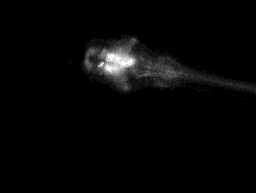
#> input picture Image_20449.tif, 256 x 193 px, shrunk from 1376 x 1038 before the run
$ jupyter execute --allow-errors 'Rigid Registration.ipynb'   (shell and % lines are left out)
#> lines starting #> are read from the running program, lines starting #| are printed output that depends on the picture; long printed decimals are rounded
# Assignment 5 - Rigid Registration

[cell 1]
## Import Libraries
import numpy as np
from PIL import Image

import imageio

#
import matplotlib.pyplot as plt


import warnings
warnings.filterwarnings('ignore')


plt.style.use("fivethirtyeight")

## Part 1

Part A

Find the centers of mass of the static and moving zebrafish.

Static Image_20449.tif

Moving Image_20450.tif

Align the centers of mass.

Start rotating around the center of mass of the static and measuring SSD (theta).

After you find the angle where SSD is minimized start translating (t_x and ty).

Plot SSD for theta, tx and ty.

You can use scipy.ndimage (affine_transform or rotate/shift functions).

[cell 2]
"""
Read image
"""
def read_image(file):
#> called with file = 'Image_20449.tif'
    image = imageio.imread(file)
#> image is the input picture: shape (193, 256) uint16; min 85, max 4095, mean 262.7
#> call 2 of read_image, with file = 'Image_20450.tif'
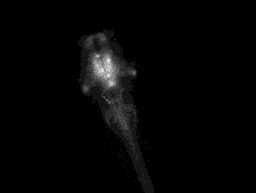
#> input picture Image_20450.tif, 256 x 193 px, shrunk from 1376 x 1038 before the run
#> in read_image, image is the input picture: shape (193, 256) uint16; min 71, max 3097, mean 227.7
    return image

"""
Show image
"""
def show_image(image,title=""):
    plt.imshow(image)
    plt.title(title)
    plt.axis("off")
    plt.show()


"""
Plot two images
"""
def plot_two_images(static, moving, text=""):
#> called with text = ''
    fig = plt.figure()
    plt.subplot(1,2,1)
    plt.imshow(static)
    plt.title("Static image")
    plt.axis("off")
    plt.subplot(1,2,2)
    plt.imshow(moving)
    plt.title("Moving image" + " " + text)
    plt.axis("off")
    plt.show()


# image1
image1 = read_image("Image_20449.tif")
image2 = read_image("Image_20450.tif")

plot_two_images(image1, image2)

[cell 3]
static = np.copy(image1)
moving = np.copy(image2)

### Threshold Image

[cell 4]
## Threshold image
def threshold_image(im):
    im[im<np.mean(im)]=0
    return im

static = threshold_image(static)
moving = threshold_image(moving)

plot_two_images(image1, image2)

### Compute and Shift - Center of Mass

[cell 5]
import scipy.ndimage as ndimage
center_of_mass = lambda c: ndimage.center_of_mass(c)

c_static = center_of_mass(static)
#> c_static = (65.25, 133.4)
c_moving = center_of_mass(moving)
#> c_moving = (89.39, 112.1)
print(f"center of mass of static image:{c_static}\ncenter of mass of moving image: {c_moving}")
#| center of mass of static image:(65.245, 133.450)
#| center of mass of moving image: (89.388, 112.111)

[cell 6]
## shift by center of mass
def shift_by_com(static, moving):
    c_s = center_of_mass(static)
#> c_s = (65.25, 133.4)
    c_m = center_of_mass(moving)
#> c_m = (89.39, 112.1)
    shift = (c_s[0] - c_m[0],c_s[1] - c_m[1])
#> shift = (-24.14, 21.34)
    shifted = ndimage.shift(moving, shift)
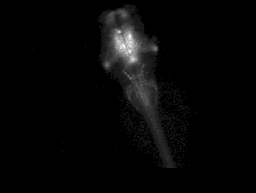
#> shifted: shape (193, 256) uint16; min 0, max 3007, mean 80.1; drawn with min black and max white
    return shifted

moving = shift_by_com(static, moving)
c_static = center_of_mass(static)
c_moving = center_of_mass(moving)
#> c_moving = (65.45, 133.5)
print(f"center of mass of static image:{c_static}\ncenter of mass of moving image: {c_moving}")
#| center of mass of static image:(65.245, 133.450)
#| center of mass of moving image: (65.447, 133.523)

## Images after shifting center of mass of moving to align with static

[cell 7]
## show_images
plot_two_images(static, moving, text="")
#> call 3 of plot_two_images, with text = ''
#> in plot_two_images (call 3), `plt.show()`:
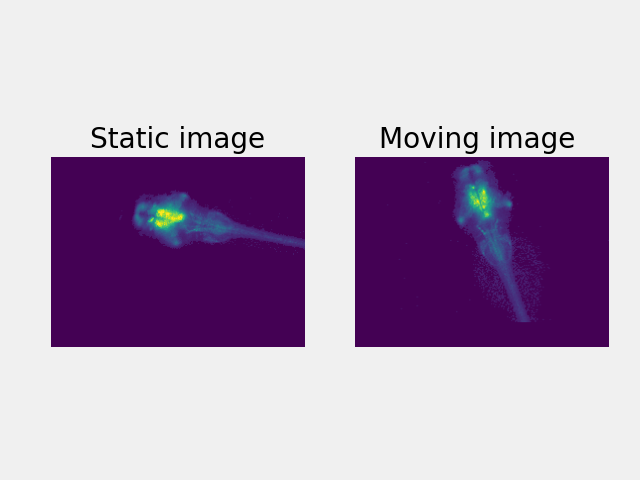
#> figure drawn by matplotlib, 2 panels

### Start rotating around the center of mass of the static and measuring SSD (theta).

[cell 8]
"""
SSD metric
"""
def compute_ssd(im1, im2):
    img1 = np.copy(im1)
    img2 = np.copy(im2)
    shape_0 = min(im1.shape[0],im2.shape[0])
    shape_1 = min(im1.shape[1],im2.shape[1])
    metric =  -1*np.mean((img1[:shape_0,:shape_1]-img2[:shape_0,:shape_1])**2)
    return metric

## 1. Computing Rotations

[cell 9]
"""
Stack overflow:
https://stackoverflow.com/questions/25458442/rotate-a-2d-image-around-specified-origin-in-python
"""
def rotateImage(img, angle, pivot):
    padX = [img.shape[1] - pivot[0], pivot[0]]
    padY = [img.shape[0] - pivot[1], pivot[1]]
    pad_width = np.array([padY, padX],dtype='i')
    imgP = np.pad(img, pad_width, 'constant')
    imgR = ndimage.rotate(imgP, angle,order=2)
    return imgR[int(padY[0]) : -int(padY[1]), int(padX[0]) : -int(padX[1])]

"""
Rotate image
"""
def rotate(image,angle):
    rotated = np.copy(image)
    rotated = ndimage.rotate(rotated, angle)
    return rotated

rotations = np.arange(0,200,2)
ssd_values = []
for angle in rotations:
    rotated = rotateImage(moving, angle,c_moving)
    metric = compute_ssd(static,rotated)
    ssd_values.append(metric)
#> this loop made 100 passes
#> metric on passes 1 to 12: -5802.8, -5776.3, -5665.3, -5578.8, -5652.9, -5905.4, -6060.9, -6339, -6508.3, -6644.4, -6844.3, -6925.7
#> pass 1, in rotateImage, `imgP = np.pad(img, pad_width, 'constant')`:
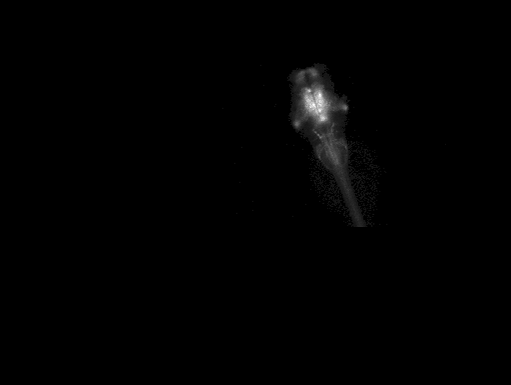
#> imgP: shape (385, 511) uint16; min 0, max 3007, mean 20.1; drawn with min black and max white
#> pass 2, `rotated = rotateImage(moving, angle,c_moving)`:
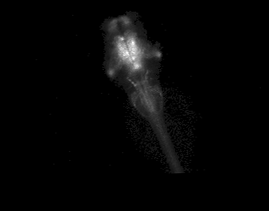
#> rotated: shape (211, 269) uint16; min 0, max 3009, mean 69.9; drawn with min black and max white
#> after the loop, ssd_values = 100 values, max -3283.3 at index 99, min -7545.2 at index 32, mean -5289.7

[cell 10]
plt.plot(rotations, ssd_values)
plt.title("SSD plot for rotations")
plt.show()
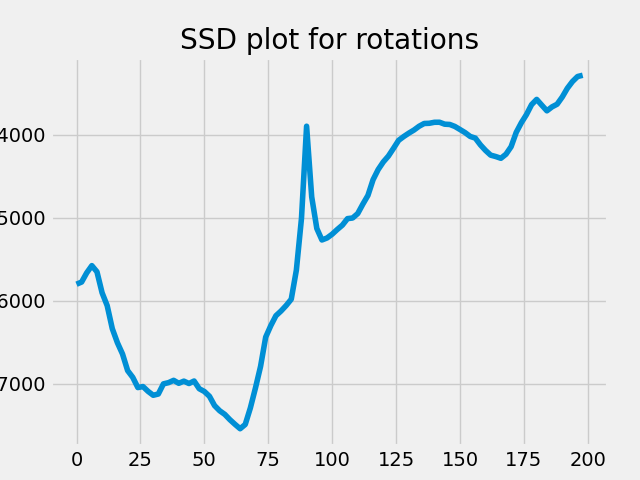
#> figure drawn by matplotlib, 1 panel; curve peaks at x = 198, y = -3283.3

### rotate image:

[cell 11]
min_rotation_angle = np.argmin(ssd_values)
#> min_rotation_angle = 32
print(f"min rotation occurs at: {rotations[int(min_rotation_angle)]}")
#| min rotation occurs at: 64

[cell 12]
rotated_moving_images = np.copy(moving)
rotated = rotateImage(moving,64,c_moving)
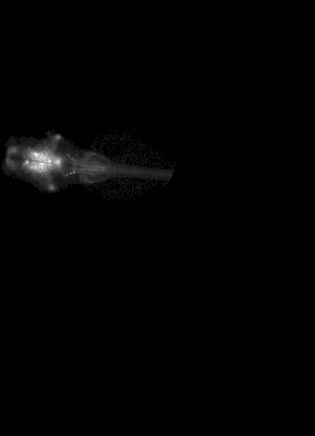
#> rotated: shape (436, 315) uint16; min 0, max 3055, mean 28.9; drawn with min black and max white
plot_two_images(static, rotated, ":rotated by 64")

## 2. Computing translation coordinates

### Linear translations

### Translation

[cell 13]
import numpy as np
def linear_x_translation(image, shift):
    ty,tx = shift
    trans_image = ndimage.affine_transform(moving, [1, 1], [-ty, -tx], order=2)
    return trans_image

mse_values = []
X, Y = np.meshgrid(np.linspace(-20, 10, 50),np.linspace(-25,10,50))
miny,minx = (0,0)
min_mismatch = 9999
cnt = 0
translations = np.rec.fromarrays([X,Y], names='x,y')

for  (ty,tx) in np.ravel(translations):
    shifted = linear_x_translation(moving, (ty,tx))
    mismatch = compute_ssd(shifted, static)
    cnt+=1
    if mismatch<min_mismatch:
        min_mismatch = mismatch
        miny,minx = (ty,tx)
    mse_values.append(mismatch)
#> this loop made 2500 passes
#> (metric in compute_ssd, mismatch, min_mismatch) on passes 1, 2, 3, 4, 7, 10, 12, 15, 17, 21, 40, 41: (-5640.7, -5640.7, -5640.7), (-5705.3, -5705.3, -5705.3), (-5716, -5716, -5716), (-5766.2, -5766.2, -5766.2), (-5838.5, -5838.5, -5838.5), (-5860, -5860, -5860), (-5924.4, -5924.4, -5924.4), (-5947.6, -5947.6, -5947.6), (-6008.7, -6008.7, -6008.7), (-6023, -6023, -6023), (-6057.3, -6057.3, -6057.3), (-6057.5, -6057.5, -6057.5)
#> (metric in compute_ssd, mismatch) on passes 5, 6, 8, 9, 11, 13: (-5723.3, -5723.3), (-5683.4, -5683.4), (-5777.1, -5777.1), (-5802.6, -5802.6), (-5823.9, -5823.9), (-5884.1, -5884.1)
#> pass 1, in linear_x_translation, `trans_image = ndimage.affine_transform(moving, [1, 1], [-ty, -tx], ord..`:
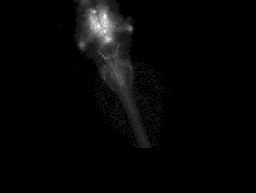
#> trans_image: shape (193, 256) uint16; min 0, max 3007, mean 75.5; drawn with min black and max white
#> after the loop:
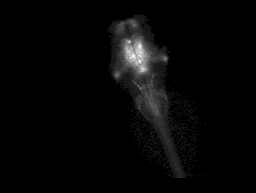
#> shifted: shape (193, 256) uint16; min 0, max 3007, mean 80.1; drawn with min black and max white

[cell 14]
print(f"Min values {miny,minx}, number of points tested {cnt}")
#| Min values (8.163, -24.286), number of points tested 2500

### Translate

[cell 15]
translated_image = ndimage.affine_transform(ndimage.rotate(moving,64,reshape=False),[1,1],(-miny,-minx))

### Final Output

[cell 16]
plot_two_images(static, translated_image, f"rotated: {64}, shifted:  {(miny, minx)}")

## Part 2

Connect an optimizer (Powell's or L-BFGS-B) to the 2D zebrafish registration method that you created in the previous assignment. Both optimizers are available in scipy. See documentation and tutorials here

 https://docs.scipy.org/doc/scipy/reference/generated/scipy.optimize.minimize.htmlLinks to an external site.

https://docs.scipy.org/doc/scipy/reference/tutorial/optimize.htmlLinks to an external site.

Now you shouldn't need the for loops any more. The optimizer should be able to figure our the 3 parameters LaTeX: \theta,\:t_x,\:t_y θ , t x , t y . Enjoy hacking!

[cell 17]
## moving images around center of mass
plot_two_images(static, moving)

[cell 18]
#Powell's or (L-BFGS-B)
from scipy import optimize

[cell 19]
## function to perform translations, affine translations
from numpy import *

"""
Rotation
"""
def rotate_image(image,a):
    ## bilinear interpolation
    src = np.copy(image)
    transformed_image= rotateImage(src, a,c_moving)
    return transformed_image


"""
Compute cost of rotation
"""
def cost_of_transformation_rotation(x_y_rotation_trans):
    """
    Given the cost function,
    """
    unshifted = rotate_image(moving, x_y_rotation_trans)
    return compute_ssd(static, unshifted)

"""
call back method
"""
def trying_params(params):
    print("trying_params: " + str(params))


"""
Cost of translations
"""
def cost_of_transformation_translation(shift):
    """
    Given the cost function,
    """
    y, x = shift
    unshifted = ndimage.affine_transform(moving, [1, 1], [-y, -x], order=2)
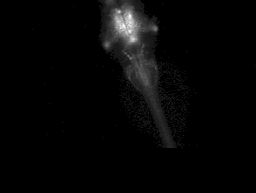
#> unshifted: shape (193, 256) uint16; min 0, max 3007, mean 75.5; drawn with min black and max white
    return compute_ssd(static, unshifted)

#> (a cell that did not finish here is left out)

[cell 21]
## Linear translations

## Powell
best_params = optimize.fmin_powell(cost_of_transformation_translation,(-20,0),callback=trying_params)
#| trying_params: [-19.372    0.1871]
#| trying_params: [-19.339   1.141]
#| trying_params: [-19.339    2.159]
#| trying_params: [-19.345   2.157]
#| trying_params: [-19.345   2.157]

best_params

## rotate image
print("Best params",best_params)
#| Best params [-19.345   2.157]

[cell 22]
## rotate image
print("Best params",best_params)
#| Best params [-19.345   2.157]
shifted = ndimage.shift(rotated,best_params)
plot_two_images(static, shifted)
